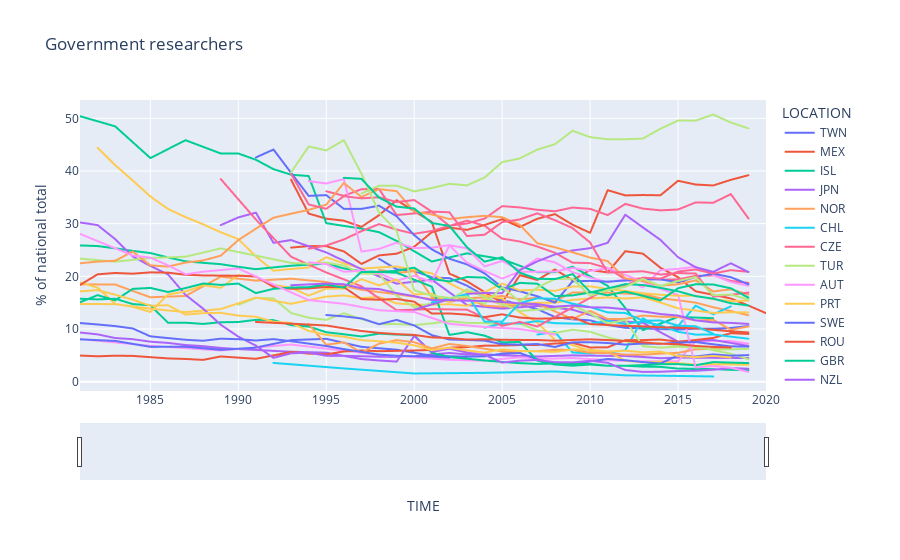
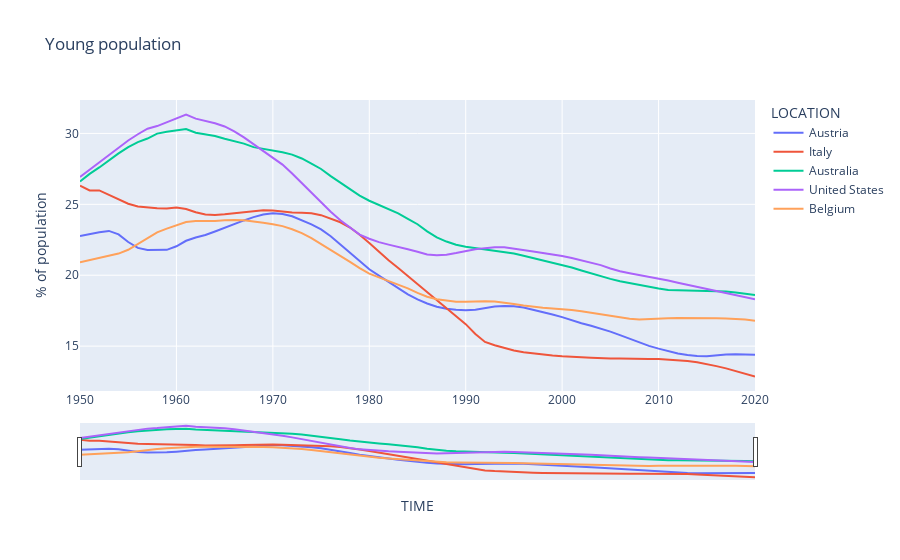
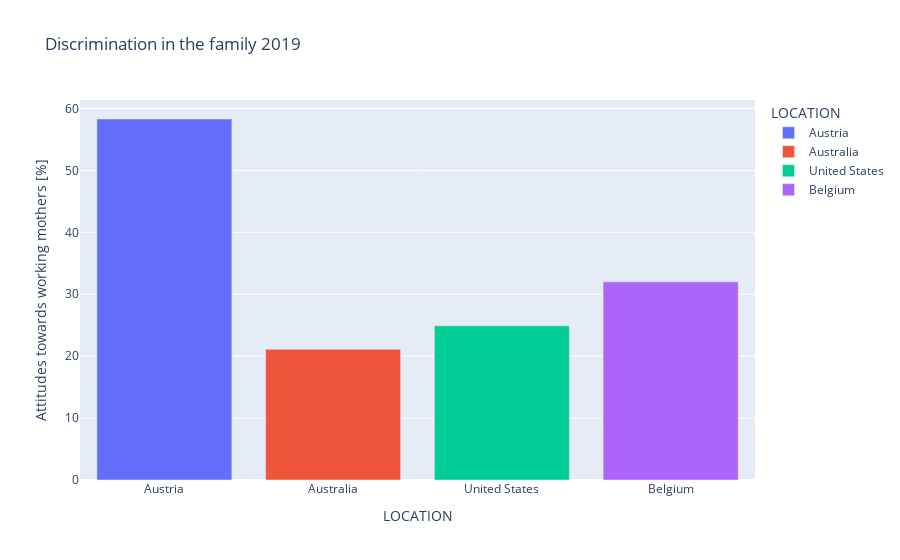
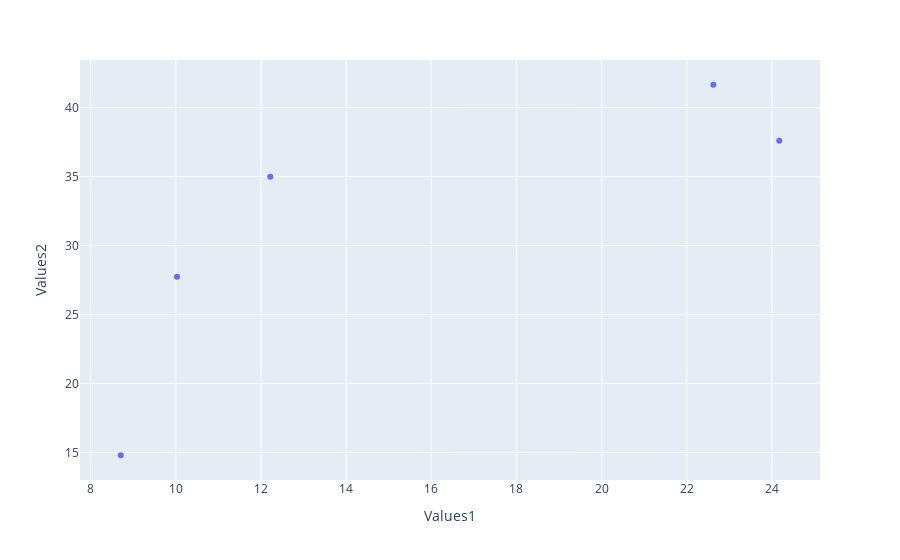

The code cell stored with these charts, in order, in its notebook:
### Code cell
# =========== final program ============
plot_lineplot1()
plot_lineplot2()
plot_barplot1()
plot_scatterplot1()
